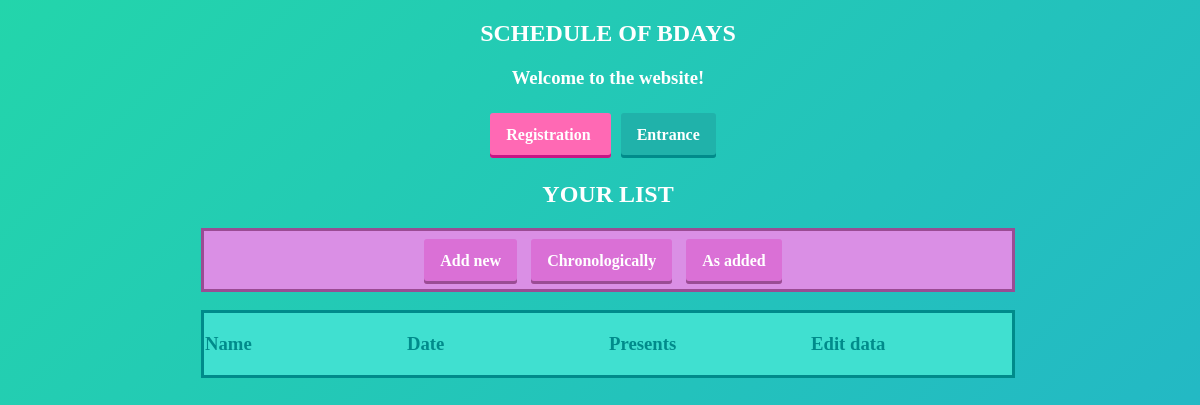
/main/8 (signed in), run on an earlier commit of the app's database.
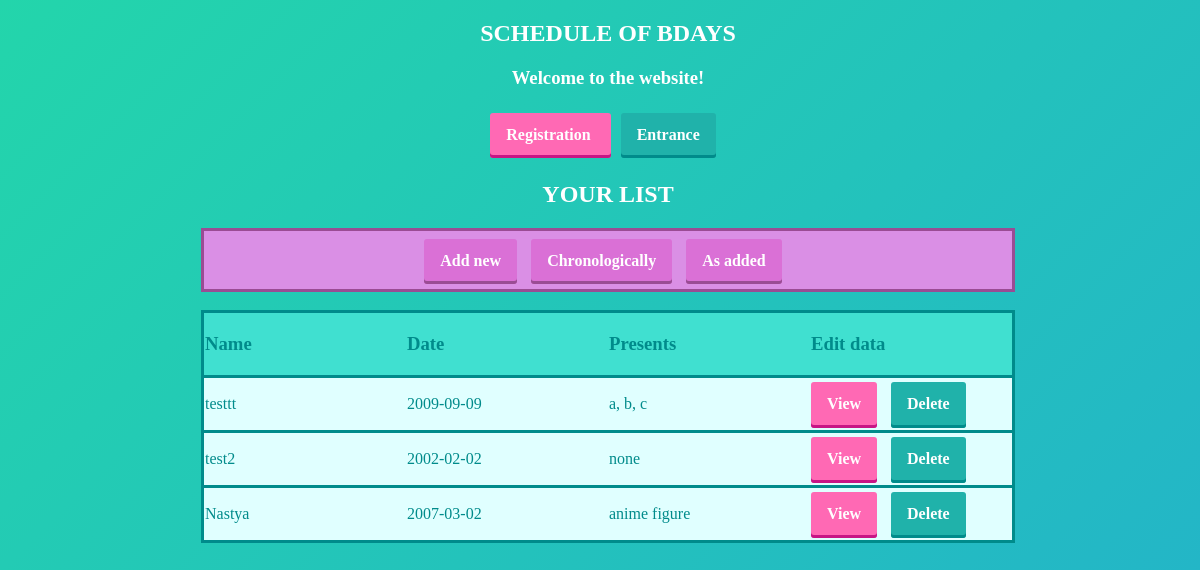
And on a later commit of the database.
### app/data/birthdays.py (models this page shows, shortened)
class Birthday(SqlAlchemyBase):
    __tablename__ = 'birthdays'
    id = sqlalchemy.Column(sqlalchemy.Integer,
                           primary_key=True, autoincrement=True)
    name = sqlalchemy.Column(sqlalchemy.String, nullable=True)
    date = sqlalchemy.Column(sqlalchemy.DateTime, nullable=True)
    gifts = sqlalchemy.Column(sqlalchemy.String, nullable=True)
    user_id = sqlalchemy.Column(sqlalchemy.Integer, nullable=True)

### funcs.py (the view)
@blueprint.route('/main/<int:id>', methods=['GET', 'POST'])
@login_required
def main(id):
    db_sess = db_session.create_session()
    param = []
    ids = []
    for bd in db_sess.query(Birthday).filter(Birthday.user_id == id).all():
        param.append([bd.name, bd.date, bd.gifts])
        ids.append(str(bd.id))
    for i in param:
        i[1] = str(i[1]).split(' ')[0]
    return render_template('main.html', title='Home', param=param, add_link=f'/add/{id}',
                           birthday_link=f'/birthday/', ids=ids, length=len(param), id=str(id))

### app/data/db_session.py (called while the page is built)
def create_session() -> Session:
    global __factory
    return __factory()

### server.py (called while the page is built)
@login_manager.user_loader
def load_user(user_id):
    db_sess = db_session.create_session()
    return db_sess.query(User).get(user_id)

### templates/main.html (shortened to what this page needs)
<!DOCTYPE html>
<html lang="en">
<head>
        <link rel="stylesheet" href="/static/css/style.css">
    </head>
<body>
{% extends "base.html" %}
{% block content %}
<aside>
<br><h1>YOUR LIST</h1><form2 action="" method="post">
    <a class="button3" href={{add_link}}><span>Add new</span></a>
    <a class="button3" href="/main_sort/{{id}}"><span>Chronologically</span></a>
    <a class="button3" href="/main/{{id}}"><span>As added</span></a>
</aside>
<br><table cellspacing="0px">
      <thead>
        <tr>
          <th class="col1"><h3>Name</h3></th>
          <th class="col1"><h3>Date</h3></th>
          <th class="col1"><h3>Presents</h3></th>
          <th class="col1"><h3>Edit data</h3></th>
        </tr>
      </thead>
      <tbody>
      {% for i in range(length) %}
        <tr>
          {% for el in param[i] %}
              <td class="col1">{{ el }}</td>
          {% endfor %}
           {% set link = birthday_link + ids[i] %}
           {% set link2 = '/main/' + id + '/' + ids[i] %}
          <td class="col1"><a class="button1" href={{link}}><span>View</span></a>
          <a class="button2" href={{link2}}><span>Delete</span></a></td>
        </tr>
      {% endfor %}
      </tbody>
    </table>
{% endblock %}

### templates/base.html (shortened to what this page needs)
<!DOCTYPE html>
<html lang="en">
<head>
    <link rel="stylesheet" href="/static/css/style.css">
</head>
<aside>
<h1>SCHEDULE OF BDAYS</h1>
<h3>Welcome to the website!</h3>
<br><a id="register" class="button1" href="/register">
  <span>Registration</span>
</a>
<a id="login" class="button2" href="/login">
  <span>Entrance</span>
</a>
</aside>
<body>
<main role="main" class="container">
    {% block content %}{% endblock %}
</main>
</body>
</html>

### static/css/style.css (style rules this page uses)
html, body { width: 100%; height:100%; }
body { background: linear-gradient(-45deg, #ee7752, #e73c7e, #23a6d5, #23d5ab); background-size: 400% 400%; animation: gradient 15s ease infinite; box-sizing: border-box; }
aside { text-align: center; color: white; }
th { background: #40E0D0; color: rgb(0, 139, 139); }
td { border-top: 3px solid rgb(0, 139, 139); background: #E0FFFF; color: rgb(0, 139, 139); }
table { border: 3px solid rgb(0, 139, 139); text-align: left; margin-right: auto; margin-left: auto; }
.col1 { width: 200px; height: 50px; }
a.button1 { font-weight: 700; text-align: center; color: white; text-decoration: none; padding: .8em 1em calc(.8em + 3px); border-radius: 3px; margin-right: 10px; background: rgb(255, 105, 180); box-shadow: 0 -3px rgb(199, 21, 133) inset; transition: 0.2s; }
a.button2 { font-weight: 700; color: white; text-decoration: none; padding: .8em 1em calc(.8em + 3px); border-radius: 3px; margin-right: 10px; background: rgb(32, 178, 170); box-shadow: 0 -3px rgb(0, 139, 139) inset; transition: 0.2s; }
a.button3 { font-weight: 700; color: white; text-decoration: none; padding: .8em 1em calc(.8em + 3px); border-radius: 3px; margin-right: 10px; background: #DA70D6; box-shadow: 0 -3px #9a4c94 inset; transition: 0.2s; }
form2 { display: block; width: 708px; margin-right: auto; margin-left: auto; border: 3px solid #9a4c94; background: #da8fe5; padding-left: 50px; padding-right: 50px; padding-top: 20px; padding-bottom: 20px; }

What changed in the data, as far as the page shows it:
added Birthday: name "testtt", gifts "a, b, c"
added Birthday: name "test2", gifts "none"
added Birthday: name "Nastya", gifts "anime figure"
Also different on the page:
new list line: "2009-09-09 View Delete"
new list line: "2002-02-02 View Delete"
new list line: "2007-03-02 View Delete"
